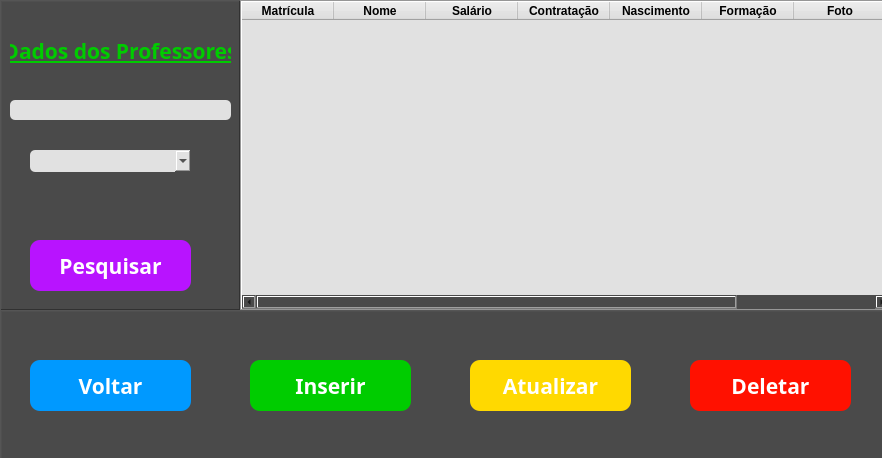
<?xml version="1.0" encoding="UTF-8"?>
<ui version="4.0">
 <class>telaProfessor</class>
 <widget class="QMainWindow" name="telaProfessor">
  <property name="geometry">
   <rect>
    <x>0</x>
    <y>0</y>
    <width>882</width>
    <height>458</height>
   </rect>
  </property>
  <property name="maximumSize">
   <size>
    <width>882</width>
    <height>458</height>
   </size>
  </property>
  <property name="windowTitle">
   <string>Professores</string>
  </property>
  <property name="windowIcon">
   <iconset>
    <normalon>imagens/teacher.png</normalon>
   </iconset>
  </property>
  <property name="styleSheet">
   <string notr="true">background-color: rgb(74, 74, 74);</string>
  </property>
  <widget class="QWidget" name="centralwidget">
   <widget class="QFrame" name="frame">
    <property name="geometry">
     <rect>
      <x>0</x>
      <y>0</y>
      <width>241</width>
      <height>311</height>
     </rect>
    </property>
    <property name="frameShape">
     <enum>QFrame::WinPanel</enum>
    </property>
    <property name="frameShadow">
     <enum>QFrame::Raised</enum>
    </property>
    <widget class="QLineEdit" name="lineProfessor">
     <property name="enabled">
      <bool>false</bool>
     </property>
     <property name="geometry">
      <rect>
       <x>10</x>
       <y>100</y>
       <width>221</width>
       <height>20</height>
      </rect>
     </property>
     <property name="font">
      <font>
       <family>Corbel</family>
       <pointsize>12</pointsize>
      </font>
     </property>
     <property name="styleSheet">
      <string notr="true">background-color: rgb(225, 225, 225); border-radius:5px;</string>
     </property>
    </widget>
    <widget class="QComboBox" name="cmbProfessor">
     <property name="geometry">
      <rect>
       <x>30</x>
       <y>150</y>
       <width>161</width>
       <height>22</height>
      </rect>
     </property>
     <property name="font">
      <font>
       <family>Corbel</family>
       <pointsize>10</pointsize>
       <weight>75</weight>
       <bold>true</bold>
      </font>
     </property>
     <property name="styleSheet">
      <string notr="true">background-color: rgb(225, 225, 225); selection-background-color: rgb(225, 225, 225); selection-color: rgb(0, 0, 0);  border-radius: 5px;</string>
     </property>
     <property name="frame">
      <bool>false</bool>
     </property>
     <item>
      <property name="text">
       <string/>
      </property>
     </item>
     <item>
      <property name="text">
       <string>Matrícula</string>
      </property>
     </item>
     <item>
      <property name="text">
       <string>Nome</string>
      </property>
     </item>
     <item>
      <property name="text">
       <string>Salário</string>
      </property>
     </item>
     <item>
      <property name="text">
       <string>Formação</string>
      </property>
     </item>
     <item>
      <property name="text">
       <string>Data de Nascimento</string>
      </property>
     </item>
     <item>
      <property name="text">
       <string>Data de Contratação</string>
      </property>
     </item>
    </widget>
    <widget class="QLabel" name="lblProfessor">
     <property name="geometry">
      <rect>
       <x>10</x>
       <y>30</y>
       <width>221</width>
       <height>41</height>
      </rect>
     </property>
     <property name="font">
      <font>
       <family>Corbel</family>
       <pointsize>16</pointsize>
       <weight>75</weight>
       <bold>true</bold>
       <underline>true</underline>
      </font>
     </property>
     <property name="styleSheet">
      <string notr="true">color: rgb(0, 204, 0)</string>
     </property>
     <property name="text">
      <string>Dados dos Professores</string>
     </property>
     <property name="alignment">
      <set>Qt::AlignCenter</set>
     </property>
    </widget>
    <widget class="QPushButton" name="bttPesquisa">
     <property name="geometry">
      <rect>
       <x>30</x>
       <y>240</y>
       <width>161</width>
       <height>51</height>
      </rect>
     </property>
     <property name="font">
      <font>
       <family>Corbel</family>
       <pointsize>16</pointsize>
       <weight>75</weight>
       <bold>true</bold>
      </font>
     </property>
     <property name="styleSheet">
      <string notr="true">color: rgb(255, 255, 255); background-color:rgb(184, 19, 255); border-radius:10px;</string>
     </property>
     <property name="text">
      <string>Pesquisar</string>
     </property>
     <property name="icon">
      <iconset>
       <normalon>imagens/magnifier.png</normalon>
      </iconset>
     </property>
     <property name="iconSize">
      <size>
       <width>48</width>
       <height>48</height>
      </size>
     </property>
    </widget>
   </widget>
   <widget class="QFrame" name="frame_2">
    <property name="geometry">
     <rect>
      <x>240</x>
      <y>0</y>
      <width>651</width>
      <height>311</height>
     </rect>
    </property>
    <property name="frameShape">
     <enum>QFrame::WinPanel</enum>
    </property>
    <property name="frameShadow">
     <enum>QFrame::Raised</enum>
    </property>
    <widget class="QTableWidget" name="tblProfessor">
     <property name="geometry">
      <rect>
       <x>0</x>
       <y>0</y>
       <width>651</width>
       <height>311</height>
      </rect>
     </property>
     <property name="styleSheet">
      <string notr="true">background-color: rgb(225, 225, 225);</string>
     </property>
     <property name="frameShape">
      <enum>QFrame::Box</enum>
     </property>
     <attribute name="horizontalHeaderCascadingSectionResizes">
      <bool>false</bool>
     </attribute>
     <attribute name="horizontalHeaderDefaultSectionSize">
      <number>92</number>
     </attribute>
     <column>
      <property name="text">
       <string>Matrícula</string>
      </property>
      <property name="font">
       <font>
        <weight>75</weight>
        <bold>true</bold>
       </font>
      </property>
     </column>
     <column>
      <property name="text">
       <string>Nome</string>
      </property>
      <property name="font">
       <font>
        <weight>75</weight>
        <bold>true</bold>
       </font>
      </property>
     </column>
     <column>
      <property name="text">
       <string>Salário</string>
      </property>
      <property name="font">
       <font>
        <weight>75</weight>
        <bold>true</bold>
       </font>
      </property>
     </column>
     <column>
      <property name="text">
       <string>Contratação</string>
      </property>
      <property name="font">
       <font>
        <pointsize>9</pointsize>
        <weight>75</weight>
        <bold>true</bold>
       </font>
      </property>
     </column>
     <column>
      <property name="text">
       <string>Nascimento</string>
      </property>
      <property name="font">
       <font>
        <weight>75</weight>
        <bold>true</bold>
       </font>
      </property>
     </column>
     <column>
      <property name="text">
       <string>Formação</string>
      </property>
      <property name="font">
       <font>
        <weight>75</weight>
        <bold>true</bold>
       </font>
      </property>
     </column>
     <column>
      <property name="text">
       <string>Foto</string>
      </property>
      <property name="font">
       <font>
        <weight>75</weight>
        <bold>true</bold>
       </font>
      </property>
     </column>
     <column>
      <property name="text">
       <string>Disciplina</string>
      </property>
      <property name="font">
       <font>
        <weight>75</weight>
        <bold>true</bold>
       </font>
      </property>
     </column>
     <column>
      <property name="text">
       <string>Departamento</string>
      </property>
      <property name="font">
       <font>
        <weight>75</weight>
        <bold>true</bold>
       </font>
      </property>
     </column>
    </widget>
   </widget>
   <widget class="QFrame" name="frame_3">
    <property name="geometry">
     <rect>
      <x>0</x>
      <y>310</y>
      <width>891</width>
      <height>151</height>
     </rect>
    </property>
    <property name="frameShape">
     <enum>QFrame::WinPanel</enum>
    </property>
    <property name="frameShadow">
     <enum>QFrame::Raised</enum>
    </property>
    <widget class="QPushButton" name="bttVoltar">
     <property name="geometry">
      <rect>
       <x>30</x>
       <y>50</y>
       <width>161</width>
       <height>51</height>
      </rect>
     </property>
     <property name="font">
      <font>
       <family>Corbel</family>
       <pointsize>16</pointsize>
       <weight>75</weight>
       <bold>true</bold>
      </font>
     </property>
     <property name="styleSheet">
      <string notr="true">color: rgb(255, 255, 255); background-color:rgb(0, 153, 255); border-radius:10px;</string>
     </property>
     <property name="text">
      <string>Voltar</string>
     </property>
     <property name="icon">
      <iconset>
       <normalon>imagens/back.png</normalon>
      </iconset>
     </property>
     <property name="iconSize">
      <size>
       <width>48</width>
       <height>48</height>
      </size>
     </property>
    </widget>
    <widget class="QPushButton" name="bttInserir">
     <property name="geometry">
      <rect>
       <x>250</x>
       <y>50</y>
       <width>161</width>
       <height>51</height>
      </rect>
     </property>
     <property name="font">
      <font>
       <family>Corbel</family>
       <pointsize>16</pointsize>
       <weight>75</weight>
       <bold>true</bold>
      </font>
     </property>
     <property name="styleSheet">
      <string notr="true">color: rgb(255, 255, 255); background-color: rgb(0, 204, 0); border-radius:10px;</string>
     </property>
     <property name="text">
      <string>Inserir</string>
     </property>
     <property name="icon">
      <iconset>
       <normalon>imagens/plus.png</normalon>
      </iconset>
     </property>
     <property name="iconSize">
      <size>
       <width>48</width>
       <height>48</height>
      </size>
     </property>
    </widget>
    <widget class="QPushButton" name="bttAtualizar">
     <property name="geometry">
      <rect>
       <x>470</x>
       <y>50</y>
       <width>161</width>
       <height>51</height>
      </rect>
     </property>
     <property name="font">
      <font>
       <family>Corbel</family>
       <pointsize>16</pointsize>
       <weight>75</weight>
       <bold>true</bold>
      </font>
     </property>
     <property name="styleSheet">
      <string notr="true">color: rgb(255, 255, 255); background-color: rgb(255, 217, 0); border-radius:10px;</string>
     </property>
     <property name="text">
      <string>Atualizar</string>
     </property>
     <property name="icon">
      <iconset>
       <normalon>imagens/refresh.png</normalon>
      </iconset>
     </property>
     <property name="iconSize">
      <size>
       <width>48</width>
       <height>48</height>
      </size>
     </property>
    </widget>
    <widget class="QPushButton" name="bttDeletar">
     <property name="geometry">
      <rect>
       <x>690</x>
       <y>50</y>
       <width>161</width>
       <height>51</height>
      </rect>
     </property>
     <property name="font">
      <font>
       <family>Corbel</family>
       <pointsize>16</pointsize>
       <weight>75</weight>
       <bold>true</bold>
      </font>
     </property>
     <property name="styleSheet">
      <string notr="true">color: rgb(255, 255, 255); background-color: rgb(255, 17, 0); border-radius:10px;</string>
     </property>
     <property name="text">
      <string>Deletar</string>
     </property>
     <property name="icon">
      <iconset>
       <normalon>imagens/delete.png</normalon>
      </iconset>
     </property>
     <property name="iconSize">
      <size>
       <width>48</width>
       <height>48</height>
      </size>
     </property>
    </widget>
   </widget>
  </widget>
 </widget>
 <resources/>
 <connections/>
</ui>
